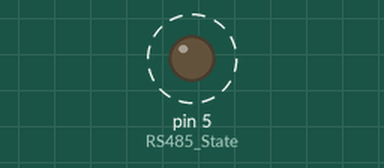
The program below on a simulated Arduino Nano, built with avr-gcc and run on an emulated ATmega328P. On the bench: output pins drawn as LEDs (lit = HIGH). Dashed ring = blinking. The local clock reads 2024-03-15 10:24:30 at power-on unless the program sets it; storage starts empty; what the program prints to the serial monitor is not drawn.

Above: at 3.4 s.
Timing chart, 0 to 6.3 s (numbered marks = the images above):
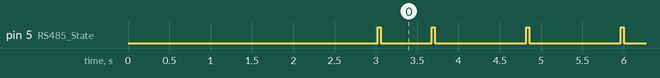

The program:

main.cpp
```cpp
#include <Arduino.h>

#include "main.h"

#include <Wire.h>
#include "RTCLib.h"
#include <SPI.h>
#include <SD.h>

// this system uses a delimited text file system where data entries are separated by tabs (ASCII 009)
// define packet lengths for each variable
#define Voltage1_LEN 1
#define Voltage2_LEN 1
#define Current_LEN 1
#define RPM_LEN 2
#define Temp_LEN 2
#define GPSx_LEN 8
#define GPSy_LEN 8
#define Speed_LEN 8
#define Date_LEN 4
#define Time_LEN 4

// global pin definitions
#define RS485_State 5     // controls direction of data transfer on the RS485 Bus
#define Baud_Rate 9600
#define slave_timeout 200

#define Poll_Interval 500
#define Write_Interval 5000

// Master Address

const int Return_LEN = 32;   // for now this number must be less than 60 to prevent a buffer overflow

// Text Arrays
const char Voltage[] = {86,111,108,116,97,103,101};
const char Current[] = {67,117,114,114,101,110,116};
const char Error[] = {45,45,45,45,45,69,82,82,79,82,33,45,45,45,45,45};
const char Problem[] = {45,45,45,45,80,82,79,66,76,69,77,33,45,45,45,45};

// global variables
uint8_t command_word = 0, LEN_1 = 0, LEN_2 = 0;
uint16_t Packet_LEN = 0;
unsigned long Prev_Poll;
unsigned long Prev_Write;
String filename;

// datalogging variables
uint8_t voltage1;
uint8_t voltage2;
uint8_t current;
uint16_t RPM;
uint16_t temperature;
double lattitde;
double longditude;
double speed;
uint32_t GPS_date;
uint32_t GPS_time;

union typeconv32to8            // setup a Union for type conversions (32 bit)
{
  uint32_t LongVar;
  uint8_t Bytes[4];
}
 type32to8;

 union typeconv64to8           // setup a Union for type conversions (64 bit)
{
  double DoubleVar;
  uint8_t Bytes[8];
}
 type64to8;

RTC_DS1307 RTC;               // create RTC object

// system states
typedef enum SYSTEM_STATE {
WORKING,
PROBLEM,
FATAL_ERROR
}
SystemState_t;

SystemState_t SystemState;    // State Machine variable

File myFile;    // create SD Object

void setup() {
  //pinMode(LED_BUILTIN, OUTPUT);       // debugging only
  //digitalWrite(LED_BUILTIN, LOW);

  // initialise RS485 Connection
  pinMode(RS485_State, OUTPUT);
  digitalWrite(RS485_State, LOW);     // sets MAX485 to recieve data
  delay(3000);
  Serial.begin(Baud_Rate);
  while (!SD.begin(4)) {
    SystemState = FATAL_ERROR;         // displays error message if SD is not inserted.
    PollModule3();
  }
  PollModule3();         // grabs date from the GPS module
  uint16_t year = GPS_date % 100;
  uint8_t month = (GPS_date % 10000 - GPS_date %100)/100;
  uint8_t day = (GPS_date - GPS_date % 10000)/10000;
  uint8_t sec = (GPS_time % 10000)/100;
  uint8_t min = (GPS_time % 1000000 - GPS_time % 10000)/10000;
  uint8_t hour = (GPS_time - GPS_time % 1000000)/1000000;

  RTC.begin();
  // Check to see if the RTC is keeping time.  If it is, load the time from your computer.
  while (! RTC.isrunning()) {
    SystemState = FATAL_ERROR;        // displays error message if RTC is not responding.
    PollModule3();
  }
  if(GPS_time != 0) {
    RTC.adjust(DateTime(year, month, day, hour,  min, sec));
  }
  DateTime now = RTC.now();
  filename = String(now.day()) + "-" + String(now.month()) + "-" + String(now.year() - 2000) + ".TXT";
  myFile = SD.open(filename, FILE_WRITE);    // creates new text file with date string yy/mm/dd or accesses existing file

  if (myFile) {
    myFile.print("timeGPS");
    myFile.write(9);                        // 'tab' in ASCII
    myFile.print("RTC_Unix_Time");
    myFile.write(9);
    myFile.print("v1");
    myFile.write(9);
    myFile.print("v2");
    myFile.write(9);
    myFile.print("I");
    myFile.write(9);
    myFile.print("RPM");
    myFile.write(9);
    myFile.print("temp");
    myFile.write(9);
    myFile.print("lattitude");
    myFile.write(9);
    myFile.print("longditude");
    myFile.write(9);
    myFile.print("speed");
    myFile.println();
    myFile.close();
  } else {
    SystemState = FATAL_ERROR;
  }
  SystemState = WORKING;
}

void loop() {
  if (millis() - Prev_Poll >= Poll_Interval) {
    PollModule1();
    delayMicroseconds(200);
    PollModule2();
    delayMicroseconds(200);
    PollModule3();
    delayMicroseconds(200);
    Prev_Poll = millis();
  }
  SystemState = WORKING;
  if (millis() - Prev_Write >= Write_Interval) {
    myFile = SD.open(filename, FILE_WRITE);    // creates new text file with date string yy/mm/dd or accesses existing file
    DateTime now = RTC.now();
    if (myFile) {
      myFile.print(GPS_time/100);
      myFile.write(9);
      myFile.print(now.unixtime(), DEC);
      myFile.write(9);
      myFile.print(voltage1);
      myFile.write(9);
      myFile.print(voltage2);
      myFile.write(9);
      myFile.print(current);
      myFile.write(9);
      myFile.print(RPM);
      myFile.write(9);
      myFile.print(temperature);
      myFile.write(9);
      myFile.print(lattitde, 9);
      myFile.write(9);
      myFile.print(longditude, 9);
      myFile.write(9);
      myFile.print(speed, 4);
      myFile.println();
      myFile.close();
    }
    else {
      SystemState = FATAL_ERROR;
    }
    Prev_Write = millis();
  }
}

void PollModule1() {
  digitalWrite(RS485_State, HIGH);     // sets MAX485 to send data
  Serial.write(0b00000001);            // address write
  Serial.write(0);   // write out MSB (null)
  Serial.write(0);     // write out LSB  (null)
  Serial.flush();                     // ensures tx buffer is empty before setting the MAX485 to listen
  digitalWrite(RS485_State, LOW);     // sets MAX485 to recieve data
  Error_Routine();
}

void PollModule2() {
  digitalWrite(RS485_State, HIGH);     // sets MAX485 to send data
  Serial.write(0b00000010);            // address write
  Serial.write(0);   // write out MSB (null)
  Serial.write(0);     // write out LSB  (null)
  Serial.flush();                     // ensures tx buffer is empty before setting the MAX485 to listen
  digitalWrite(RS485_State, LOW);     // sets MAX485 to recieve data
  Error_Routine();
}

void PollModule3() {
  digitalWrite(RS485_State, HIGH);     // sets MAX485 to send data
  Serial.write(0b00000011);            // address write
  Serial.write( (Return_LEN >> 8) );   // write out MSB
  Serial.write(Return_LEN & 0xff);     // write out LSB
  LCD_Print();                         // sends LCD bit array
  Serial.flush();                      // ensures tx buffer is empty before setting the MAX485 to listen
  digitalWrite(RS485_State, LOW);      // sets MAX485 to recieve data
  Error_Routine();
}

void Error_Routine() {
  bool status;
  status = CheckResponse();
  if(status == false) {
    SystemState = PROBLEM;
  }
  delayMicroseconds(500);
}

int CheckResponse() {
  unsigned long response_time = millis();
  while(Serial.available() < 3) {
    if (millis() - response_time >= slave_timeout) {
      return false;
    }
  }
  command_word = Serial.read();     // read first 3 command/length bits
  LEN_1 = Serial.read();
  LEN_2 = Serial.read();
  Packet_LEN = LEN_1*256 + LEN_2;   // combines LEN_1 and LEN_2
  while(Serial.available() < LEN_2 ) {
      // prevents the buffer being cleared before it is filled
    }
  ReadData();                // empties the current command from the serial buffer if no data is parsed
  return true;
}

void ReadData() {
  switch (command_word)
  {
    case 1: {
      voltage1 = Serial.read();
      voltage2 = Serial.read();
      current = Serial.read();
      for(;Packet_LEN > (Voltage1_LEN + Voltage2_LEN + Current_LEN); Packet_LEN--) {
        Serial.read();    // reads any unused packet lengths (prevents buffer overflows)
      }
    }
    break;

    case 2: {
      int highByte = Serial.read();
      int lowByte = Serial.read();
      RPM = highByte*256 + lowByte;
      highByte = Serial.read();
      lowByte = Serial.read();
      temperature = highByte*256 + lowByte;
      for(;Packet_LEN > (RPM_LEN + Temp_LEN); Packet_LEN--) {
        Serial.read();    // reads any unused packet lengths (prevents buffer overflows)
      }
    }
    break;

    case 3: {
      for (int i = 0; i < GPSy_LEN; i++) {
        type64to8.Bytes[i] = Serial.read();
      }
      lattitde = type64to8.DoubleVar;
      for (int i = 0; i < GPSx_LEN; i++) {
        type64to8.Bytes[i] = Serial.read();
      }
      longditude = type64to8.DoubleVar;
      for (int i = 0; i < Speed_LEN; i++) {
        type64to8.Bytes[i] = Serial.read();
      }
      speed = type64to8.DoubleVar;
      for (int i = 0; i < Date_LEN; i++) {
        type32to8.Bytes[i] = Serial.read();
      }
      GPS_date = type32to8.LongVar;
      for (int i = 0; i < Time_LEN; i++) {
        type32to8.Bytes[i] = Serial.read();
      }
      GPS_time = type32to8.LongVar;
      for(;Packet_LEN > (GPSx_LEN + GPSy_LEN + Speed_LEN + Date_LEN + Time_LEN); Packet_LEN--) {
        Serial.read();    // reads any unused packet lengths (prevents buffer overflows)
      }
    }
    break;
  }
}

void LCD_Print() {
  switch (SystemState)
  {
    case WORKING:
      for (int i = 0; i < Return_LEN - 32; i++)  {    // shifts any leftover packets: room for extra expansion
        Serial.write(83);
      }
      for (unsigned int i = 0; i < sizeof(Voltage)/sizeof(Voltage[0]); i++)  {
        Serial.write(Voltage[i]);
      }
      for (unsigned int i = 0; i < 16 - sizeof(Voltage)/sizeof(Voltage[0]); i++)  {
        Serial.write(32);
      }
      for (unsigned int i = 0; i < sizeof(Current)/sizeof(Current[0]); i++)  {
        Serial.write(Current[i]);
      }
      for (unsigned int i = 0; i < 16 - sizeof(Current)/sizeof(Current[0]); i++)  {
        Serial.write(32);
      }
    break;

    case PROBLEM:
      for (int i = 0; i < Return_LEN - 32; i++)  {    // shifts any leftover packets: room for extra expansion
        Serial.write(85);
      }
      for (int i = 0; i < 16; i++) {
        Serial.write(Problem[i]);
      }
      for (int i = 0; i < 16; i++) {
        Serial.write(45);
      }
    break;

    case FATAL_ERROR:
      for (int i = 0; i < Return_LEN - 32; i++)  {    // shifts any leftover packets: room for extra expansion
        Serial.write(85);
      }
      for (int i = 0; i < 16; i++) {
        Serial.write(Error[i]);
      }
      for (int i = 0; i < 16; i++) {
        Serial.write(45);
      }
    break;
  }
}
```

main.h
```cpp
#ifndef main_h
#define main_h

void PollModule1();
void PollModule2();
void PollModule3();

void Error_Routine();
int CheckResponse();
void LCD_Print();

void ReadData();

#endif
```

Measured:
- by itself, pin 5 (RS485_State): repeats every 1.1 s: HIGH 0.04 s, LOW 1.1 s
